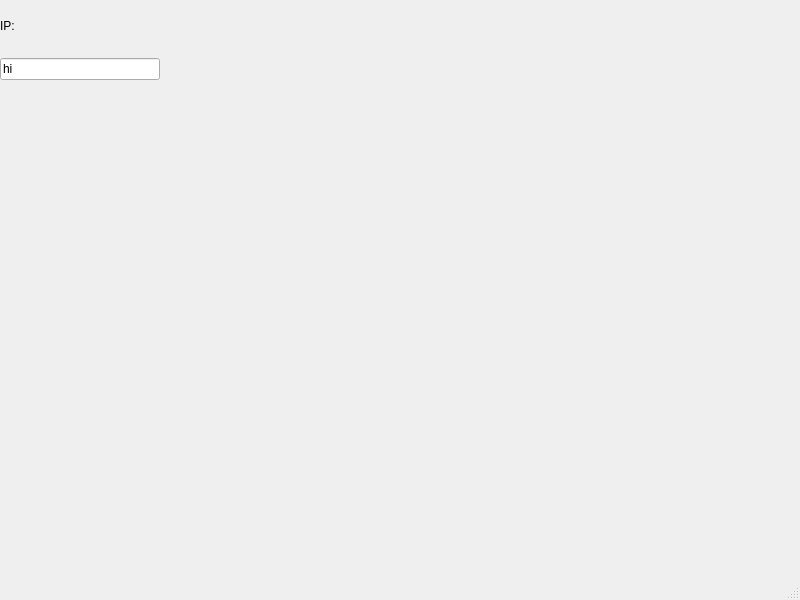
<?xml version="1.0" encoding="UTF-8"?>
<ui version="4.0">
 <class>MainWindow</class>
 <widget class="QMainWindow" name="MainWindow">
  <property name="geometry">
   <rect>
    <x>0</x>
    <y>0</y>
    <width>800</width>
    <height>600</height>
   </rect>
  </property>
  <property name="windowTitle">
   <string>MainWindow</string>
  </property>
  <widget class="QWidget" name="centralwidget">
   <widget class="QWidget" name="verticalLayoutWidget">
    <property name="geometry">
     <rect>
      <x>0</x>
      <y>0</y>
      <width>160</width>
      <height>80</height>
     </rect>
    </property>
    <layout class="QVBoxLayout" name="verticalLayout">
     <item>
      <widget class="QLabel" name="label">
       <property name="text">
        <string>IP:</string>
       </property>
      </widget>
     </item>
     <item>
      <widget class="QLineEdit" name="serverIp">
       <property name="text">
        <string>hi</string>
       </property>
       <property name="readOnly">
        <bool>true</bool>
       </property>
      </widget>
     </item>
    </layout>
   </widget>
  </widget>
  <widget class="QMenuBar" name="menubar">
   <property name="geometry">
    <rect>
     <x>0</x>
     <y>0</y>
     <width>800</width>
     <height>17</height>
    </rect>
   </property>
  </widget>
  <widget class="QStatusBar" name="statusbar"/>
 </widget>
 <resources/>
 <connections/>
</ui>
